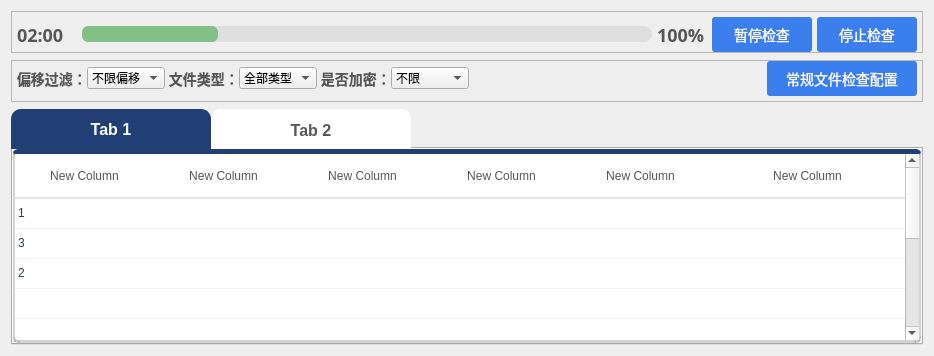
        <widget class="QWidget" name="page_2">
         <layout class="QVBoxLayout" name="verticalLayout_12">
          <property name="spacing">
           <number>7</number>
          </property>
          <item>
           <widget class="QFrame" name="frame_progress_2">
            <property name="minimumSize">
             <size>
              <width>0</width>
              <height>0</height>
             </size>
            </property>
            <property name="frameShape">
             <enum>QFrame::StyledPanel</enum>
            </property>
            <property name="frameShadow">
             <enum>QFrame::Raised</enum>
            </property>
            <layout class="QHBoxLayout" name="horizontalLayout_10">
             <property name="spacing">
              <number>5</number>
             </property>
             <property name="leftMargin">
              <number>5</number>
             </property>
             <property name="topMargin">
              <number>5</number>
             </property>
             <property name="rightMargin">
              <number>5</number>
             </property>
             <property name="bottomMargin">
              <number>0</number>
             </property>
             <item>
              <widget class="QLabel" name="label_progress_time_2">
               <property name="sizePolicy">
                <sizepolicy hsizetype="Fixed" vsizetype="Preferred">
                 <horstretch>0</horstretch>
                 <verstretch>0</verstretch>
                </sizepolicy>
               </property>
               <property name="minimumSize">
                <size>
                 <width>60</width>
                 <height>0</height>
                </size>
               </property>
               <property name="maximumSize">
                <size>
                 <width>16777215</width>
                 <height>16777215</height>
                </size>
               </property>
               <property name="styleSheet">
                <string notr="true">font-family: Metropolis;
font-size: 18px;
line-height: 28px;
font-weight: 800;

color: #565656;</string>
               </property>
               <property name="text">
                <string>02:00</string>
               </property>
              </widget>
             </item>
             <item>
              <widget class="QProgressBar" name="progressBar_2">
               <property name="minimumSize">
                <size>
                 <width>0</width>
                 <height>15</height>
                </size>
               </property>
               <property name="styleSheet">
                <string notr="true">QProgressBar{

background-color: #DEDEDE; 
height:12px;
border-radius: 8px;



}


QProgressBar::chunk{
background-color: #83C088; 
border-radius: 6px;

}

 </string>
               </property>
               <property name="value">
                <number>24</number>
               </property>
               <property name="textVisible">
                <bool>false</bool>
               </property>
              </widget>
             </item>
             <item>
              <widget class="QLabel" name="label_35">
               <property name="minimumSize">
                <size>
                 <width>50</width>
                 <height>0</height>
                </size>
               </property>
               <property name="styleSheet">
                <string notr="true">font-family: Metropolis;
font-size: 18px;
line-height: 28px;
font-weight: 800;

color: #565656;</string>
               </property>
               <property name="text">
                <string>100%</string>
               </property>
              </widget>
             </item>
             <item>
              <widget class="QPushButton" name="pushButton_pause_2">
               <property name="minimumSize">
                <size>
                 <width>100</width>
                 <height>35</height>
                </size>
               </property>
               <property name="styleSheet">
                <string notr="true">background: #3A7FED;
font-family: PingFang SC;
font-style: normal;
font-weight: normal;
font-size: 14px;
line-height: 20px;
border-radius: 3px;

color: #FFFFFF;</string>
               </property>
               <property name="text">
                <string>暂停检查</string>
               </property>
              </widget>
             </item>
             <item>
              <widget class="QPushButton" name="pushButton_stop_2">
               <property name="minimumSize">
                <size>
                 <width>100</width>
                 <height>35</height>
                </size>
               </property>
               <property name="styleSheet">
                <string notr="true">background: #3A7FED;
font-family: PingFang SC;
font-style: normal;
font-weight: normal;
font-size: 14px;
line-height: 20px;
border-radius: 3px;

color: #FFFFFF;</string>
               </property>
               <property name="text">
                <string>停止检查</string>
               </property>
              </widget>
             </item>
            </layout>
           </widget>
          </item>
          <item>
           <widget class="QFrame" name="frame_3">
            <property name="frameShape">
             <enum>QFrame::StyledPanel</enum>
            </property>
            <property name="frameShadow">
             <enum>QFrame::Raised</enum>
            </property>
            <layout class="QHBoxLayout" name="horizontalLayout_11">
             <property name="spacing">
              <number>0</number>
             </property>
             <property name="leftMargin">
              <number>5</number>
             </property>
             <property name="topMargin">
              <number>0</number>
             </property>
             <property name="rightMargin">
              <number>5</number>
             </property>
             <property name="bottomMargin">
              <number>5</number>
             </property>
             <item>
              <widget class="QLabel" name="label_36">
               <property name="styleSheet">
                <string notr="true">
font-size: 14px;
line-height: 28px;
font-weight: 800;

color: #565656;</string>
               </property>
               <property name="text">
                <string>偏移过滤：</string>
               </property>
              </widget>
             </item>
             <item>
              <widget class="QComboBox" name="comboBox">
               <property name="styleSheet">
                <string notr="true">QQComboBox QAbstractItemView
{
border: 1px solid rgb(161,161,161);
}
 
QComboBox QAbstractItemView::item
{
height: 24px;
color: rgb(255, 255, 255);
background-color: rgb(0, 195, 255);
}
 
QComboBox QAbstractItemView::item:selected
{	
background-color:rgb(22, 37, 124);
}</string>
               </property>
               <item>
                <property name="text">
                 <string>不限偏移</string>
                </property>
               </item>
               <item>
                <property name="text">
                 <string>精准</string>
                </property>
               </item>
               <item>
                <property name="text">
                 <string>标题</string>
                </property>
               </item>
               <item>
                <property name="text">
                 <string>概要</string>
                </property>
               </item>
              </widget>
             </item>
             <item>
              <widget class="QLabel" name="label_37">
               <property name="styleSheet">
                <string notr="true">font-size: 14px;
line-height: 28px;
font-weight: 800;

color: #565656;</string>
               </property>
               <property name="text">
                <string> 文件类型：</string>
               </property>
              </widget>
             </item>
             <item>
              <widget class="QComboBox" name="comboBox_2">
               <item>
                <property name="text">
                 <string>全部类型</string>
                </property>
               </item>
               <item>
                <property name="text">
                 <string>文档</string>
                </property>
               </item>
               <item>
                <property name="text">
                 <string>压缩包</string>
                </property>
               </item>
              </widget>
             </item>
             <item>
              <widget class="QLabel" name="label_38">
               <property name="styleSheet">
                <string notr="true">font-size: 14px;
line-height: 28px;
font-weight: 800;

color: #565656;</string>
               </property>
               <property name="text">
                <string> 是否加密：</string>
               </property>
              </widget>
             </item>
             <item>
              <widget class="QComboBox" name="comboBox_3">
               <item>
                <property name="text">
                 <string>不限</string>
                </property>
               </item>
               <item>
                <property name="text">
                 <string>加密文件</string>
                </property>
               </item>
               <item>
                <property name="text">
                 <string>所有文件</string>
                </property>
               </item>
              </widget>
             </item>
             <item>
              <spacer name="horizontalSpacer_5">
               <property name="orientation">
                <enum>Qt::Horizontal</enum>
               </property>
               <property name="sizeHint" stdset="0">
                <size>
                 <width>298</width>
                 <height>20</height>
                </size>
               </property>
              </spacer>
             </item>
             <item>
              <widget class="QPushButton" name="pushButton">
               <property name="minimumSize">
                <size>
                 <width>150</width>
                 <height>35</height>
                </size>
               </property>
               <property name="styleSheet">
                <string notr="true">background: #3A7FED;
font-family: PingFang SC;
font-style: normal;
font-weight: normal;
font-size: 14px;
line-height: 20px;
border-radius: 3px;

color: #FFFFFF;</string>
               </property>
               <property name="text">
                <string>常规文件检查配置</string>
               </property>
              </widget>
             </item>
            </layout>
           </widget>
          </item>
          <item>
           <widget class="QTabWidget" name="tabWidget">
            <property name="cursor">
             <cursorShape>ArrowCursor</cursorShape>
            </property>
            <property name="styleSheet">
             <string notr="true">QTabWidget::pane { /* The tab widget frame */
    top: -0.01em;
}
 
QTabWidget::tab-bar {
    alignment: left;
	left: 2em;
}


QTabBar::tab {
	border-top-left-radius: 10px;border-top-right-radius: 10px;
    background-color: #4094da;
    font: bold 12px 'Arial';
    color: white;
    height:40px;
	width:200px;
	font-style: normal;
	font-weight: 600;
	font-size: 16px;
	line-height: 22px;
}
QTabBar::tab:selected {
    color: white;
	background: #213E75;
 }

QTabBar::tab:!selected {
    background-color: white;
	color: #565656;;
}
</string>
            </property>
            <property name="currentIndex">
             <number>0</number>
            </property>
            <widget class="QWidget" name="tab">
             <property name="styleSheet">
              <string notr="true"/>
             </property>
             <attribute name="title">
              <string>Tab 1</string>
             </attribute>
             <layout class="QVBoxLayout" name="verticalLayout_13">
              <property name="spacing">
               <number>0</number>
              </property>
              <property name="leftMargin">
               <number>0</number>
              </property>
              <property name="topMargin">
               <number>0</number>
              </property>
              <property name="rightMargin">
               <number>0</number>
              </property>
              <property name="bottomMargin">
               <number>0</number>
              </property>
              <item>
               <widget class="QTableWidget" name="tableWidget">
                <property name="statusTip">
                 <string/>
                </property>
                <property name="styleSheet">
                 <string notr="true">        QTableView
{
    background-color: #FFFFFF;
    alternate-background-color:#e3edf9;
    font:14px &quot;微软雅黑&quot;;
    color:#677483;
    gridline-color: #ccddf0;  

border: 2px solid rgba(41, 43, 49, 0.2);
border-top: 5px solid #213E75;
border-bottom: 3px solid rgba(41, 43, 49, 0.2);

border-radius:5px

}
 
QTableView::item
{  
    font:20px &quot;微软雅黑&quot;;
    color:#29414E; 
	border:0px;   
	border-bottom: 1px solid rgba(0, 0, 0, 0.05);
}
 
QTableView::item:selected
{  
    color:green;
}
 
QHeaderView::section { 
    color: #565656;;
    font:bold 14px &quot;微软雅黑&quot;;
    text-align:right;
    height:43px;
	
	border:0px;

	border-bottom: 2px solid rgba(0, 0, 0, 0.1);

	background: #FFFFFF;

    border-left:none;
}
 
// border-left:none;防止中间表头的border重叠
QHeaderView::section:first
{
    border-left:1px solid #8faac9;
border-radius: 3px;
}</string>
                </property>
                <property name="lineWidth">
                 <number>0</number>
                </property>
                <property name="autoScroll">
                 <bool>true</bool>
                </property>
                <property name="autoScrollMargin">
                 <number>3</number>
                </property>
                <property name="textElideMode">
                 <enum>Qt::ElideMiddle</enum>
                </property>
                <property name="showGrid">
                 <bool>false</bool>
                </property>
                <property name="sortingEnabled">
                 <bool>true</bool>
                </property>
                <property name="wordWrap">
                 <bool>true</bool>
                </property>
                <attribute name="horizontalHeaderCascadingSectionResizes">
                 <bool>true</bool>
                </attribute>
                <attribute name="horizontalHeaderDefaultSectionSize">
                 <number>139</number>
                </attribute>
                <attribute name="horizontalHeaderHighlightSections">
                 <bool>true</bool>
                </attribute>
                <attribute name="horizontalHeaderStretchLastSection">
                 <bool>true</bool>
                </attribute>
                <attribute name="verticalHeaderVisible">
                 <bool>false</bool>
                </attribute>
                <attribute name="verticalHeaderShowSortIndicator" stdset="0">
                 <bool>false</bool>
                </attribute>
                <attribute name="verticalHeaderStretchLastSection">
                 <bool>false</bool>
                </attribute>
                <row>
                 <property name="text">
                  <string>New Row</string>
                 </property>
                </row>
                <row>
                 <property name="text">
                  <string>New Row</string>
                 </property>
                </row>
                <row>
                 <property name="text">
                  <string>New Row</string>
                 </property>
                </row>
                <row>
                 <property name="text">
                  <string>New Row</string>
                 </property>
                </row>
                <row>
                 <property name="text">
                  <string>New Row</string>
                 </property>
                </row>
                <row>
                 <property name="text">
                  <string>New Row</string>
                 </property>
                </row>
                <row>
                 <property name="text">
                  <string>New Row</string>
                 </property>
                </row>
                <row>
                 <property name="text">
                  <string>New Row</string>
                 </property>
                </row>
                <row>
                 <property name="text">
                  <string>New Row</string>
                 </property>
                </row>
                <column>
                 <property name="text">
                  <string>New Column</string>
                 </property>
                </column>
                <column>
                 <property name="text">
                  <string>New Column</string>
                 </property>
                </column>
                <column>
                 <property name="text">
                  <string>New Column</string>
                 </property>
                </column>
                <column>
                 <property name="text">
                  <string>New Column</string>
                 </property>
                </column>
                <column>
                 <property name="text">
                  <string>New Column</string>
                 </property>
                </column>
                <column>
                 <property name="text">
                  <string>New Column</string>
                 </property>
                </column>
                <item row="0" column="0">
                 <property name="text">
                  <string>1</string>
                 </property>
                </item>
                <item row="1" column="0">
                 <property name="text">
                  <string>3</string>
                 </property>
                 <property name="foreground">
                  <brush brushstyle="SolidPattern">
                   <color alpha="255">
                    <red>0</red>
                    <green>0</green>
                    <blue>0</blue>
                   </color>
                  </brush>
                 </property>
                </item>
                <item row="2" column="0">
                 <property name="text">
                  <string>2</string>
                 </property>
                </item>
               </widget>
              </item>
             </layout>
            </widget>
            <widget class="QWidget" name="tab_2">
             <attribute name="title">
              <string>Tab 2</string>
             </attribute>
            </widget>
           </widget>
          </item>
         </layout>
        </widget>
